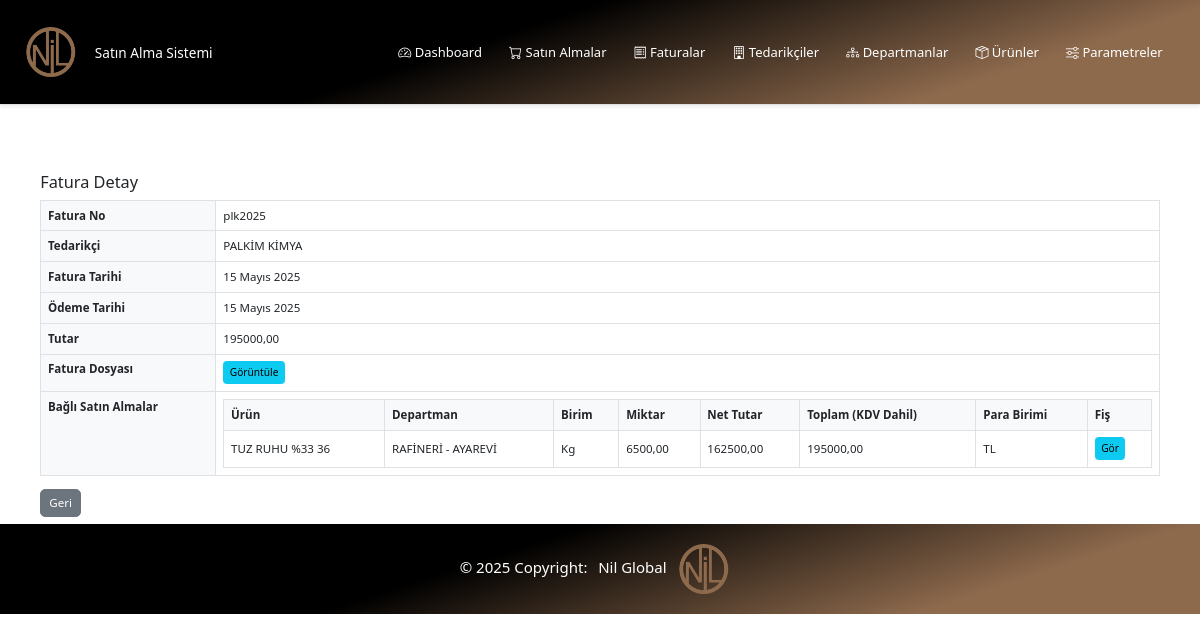
/faturalar/10/, run on the app's committed database.
### faturalar/models.py (models this page shows, shortened)
class Fatura(models.Model):
    tedarikci = models.ForeignKey(Tedarikci, on_delete=models.CASCADE, related_name='faturalari')
    fatura_no = models.CharField(max_length=50, verbose_name="Fatura No")
    fatura_tarihi = models.DateField(verbose_name="Fatura Tarihi")
    odeme_tarihi = models.DateField(verbose_name="Ödeme Tarihi")
    tutar = models.DecimalField(max_digits=12, decimal_places=2, verbose_name="Tutar")
    fatura_dosya = models.FileField(upload_to='faturalar/', blank=True, null=True, verbose_name="Fatura Dosyası")
    satinalmalar = models.ManyToManyField('satin_alma.SatinAlma', related_name='faturalari', blank=True, verbose_name="Satın Almalar")
    created_at = models.DateTimeField(auto_now_add=True)
    updated_at = models.DateTimeField(auto_now=True)
    class Meta:
        verbose_name = "Fatura"
        verbose_name_plural = "Faturalar"
        ordering = ['-fatura_tarihi']

### tedarikciler/models.py (models this page shows, shortened)
class Tedarikci(models.Model):
    ad = models.CharField(max_length=255, verbose_name="Firma Adı")
    hizmet = models.CharField(max_length=255, verbose_name="Verdiği Hizmet")
    yetkili = models.CharField(max_length=255, verbose_name="Firma Yetkilisi")
    telefon = models.CharField(max_length=20, verbose_name="Telefon Numarası")
    adres = models.TextField(blank=True, verbose_name="Adres")
    email = models.EmailField(blank=True, verbose_name="E-posta Adresi")
    created_at = models.DateTimeField(auto_now_add=True)
    updated_at = models.DateTimeField(auto_now=True)
    class Meta:
        verbose_name = "Tedarikçi"
        verbose_name_plural = "Tedarikçiler"
        ordering = ['ad']

### satin_alma/models.py (models this page shows, shortened)
class SatinAlma(models.Model):
    tedarikci = models.ForeignKey(Tedarikci, on_delete=models.CASCADE, verbose_name="Tedarikçi")
    urun = models.ForeignKey(Urun, on_delete=models.CASCADE, verbose_name="Ürün")
    departman = models.ForeignKey(Departman, on_delete=models.SET_NULL, null=True, verbose_name="Departman")
    tarih = models.DateField(verbose_name="Tarih")
    miktar = models.DecimalField(max_digits=10, decimal_places=2, verbose_name="Miktar")
    birim = models.ForeignKey(Birim, on_delete=models.SET_NULL, null=True, verbose_name="Birim")
    birim_fiyat = models.DecimalField(max_digits=10, decimal_places=2, verbose_name="Birim Fiyat")
    kdv = models.ForeignKey(KDV, on_delete=models.SET_NULL, null=True, verbose_name="KDV")
    para_birimi = models.ForeignKey(ParaBirimi, on_delete=models.SET_NULL, null=True, verbose_name="Para Birimi")
    fis = models.FileField(upload_to='fisler/', blank=True, null=True, verbose_name="Fiş")
    faturaya_baglandi = models.BooleanField(default=False, verbose_name="Faturaya Bağlandı")
    created_at = models.DateTimeField(auto_now_add=True)
    updated_at = models.DateTimeField(auto_now=True)
    class Meta:
        verbose_name = "Satın Alma"
        verbose_name_plural = "Satın Almalar"
        ordering = ['-tarih']
    @property
    def net_tutar(self):
        return self.miktar * self.birim_fiyat
    @property
    def kdv_tutari(self):
        return self.net_tutar * (self.kdv.oran / 100)
    @property
    def toplam_tutar(self):
        return self.net_tutar + self.kdv_tutari

### urunler/models.py (models this page shows, shortened)
class Urun(models.Model):
    ad = models.CharField(max_length=255, verbose_name="Ürün Adı")
    sira = models.PositiveIntegerField(default=0, verbose_name="Sıra")
    created_at = models.DateTimeField(auto_now_add=True)
    updated_at = models.DateTimeField(auto_now=True)
    class Meta:
        verbose_name = "Ürün"
        verbose_name_plural = "Ürünler"
        ordering = ['sira', 'ad']

### departmanlar/models.py (models this page shows, shortened)
class Departman(models.Model):
    ad = models.CharField(max_length=255, verbose_name="Departman Adı")
    sira = models.PositiveIntegerField(default=0, verbose_name="Sıra")
    created_at = models.DateTimeField(auto_now_add=True)
    updated_at = models.DateTimeField(auto_now=True)
    class Meta:
        verbose_name = "Departman"
        verbose_name_plural = "Departmanlar"
        ordering = ['ad']

### parametreler/models.py (models this page shows, shortened)
class Birim(models.Model):
    ad = models.CharField(max_length=20, verbose_name="Birim Adı")
    created_at = models.DateTimeField(auto_now_add=True)
    updated_at = models.DateTimeField(auto_now=True)
    class Meta:
        verbose_name = "Birim"
        verbose_name_plural = "Birimler"
        ordering = ['ad']

class KDV(models.Model):
    ad = models.CharField(max_length=50, verbose_name="KDV Adı", default="")
    oran = models.DecimalField(max_digits=4, decimal_places=2, verbose_name="KDV Oranı (%)")
    created_at = models.DateTimeField(auto_now_add=True)
    updated_at = models.DateTimeField(auto_now=True)
    class Meta:
        verbose_name = "KDV"
        verbose_name_plural = "KDV Oranları"
        ordering = ['oran']

class ParaBirimi(models.Model):
    kod = models.CharField(max_length=10, verbose_name="Para Birimi Kodu")
    created_at = models.DateTimeField(auto_now_add=True)
    updated_at = models.DateTimeField(auto_now=True)
    class Meta:
        verbose_name = "Para Birimi"
        verbose_name_plural = "Para Birimleri"
        ordering = ['kod']

### faturalar/views.py (the view)
# urls.py: path('<int:pk>/', views.fatura_detay, name='fatura_detay'),
def fatura_detay(request, pk):
    fatura = get_object_or_404(Fatura, pk=pk)
    return render(request, 'faturalar/fatura_detay.html', {'fatura': fatura})

### faturalar/templates/faturalar/fatura_detay.html (shortened to what this page needs)
{% extends 'base.html' %}
{% block content %}
<div class="container mt-4">
    <h2>Fatura Detay</h2>
    <table class="table table-bordered">
        <tr>
            <th>Fatura No</th>
            <td>{{ fatura.fatura_no }}</td>
        </tr>
        <tr>
            <th>Tedarikçi</th>
            <td>{{ fatura.tedarikci.ad }}</td>
        </tr>
        <tr>
            <th>Fatura Tarihi</th>
            <td>{{ fatura.fatura_tarihi }}</td>
        </tr>
        <tr>
            <th>Ödeme Tarihi</th>
            <td>{{ fatura.odeme_tarihi }}</td>
        </tr>
        <tr>
            <th>Tutar</th>
            <td>{{ fatura.tutar }}</td>
        </tr>
        <tr>
            <th>Fatura Dosyası</th>
            <td>
                {% if fatura.fatura_dosya %}
                    <a href="{{ fatura.fatura_dosya.url }}" target="_blank" class="btn btn-info btn-sm">Görüntüle</a>
                {% else %}
                    Yok
                {% endif %}
            </td>
        </tr>
        <tr>
            <th>Bağlı Satın Almalar</th>
            <td>
                <table class="table table-sm table-bordered align-middle mb-0">
                    <thead>
                        <tr>
                            <th>Ürün</th>
                            <th>Departman</th>
                            <th>Birim</th>
                            <th>Miktar</th>
                            <th>Net Tutar</th>
                            <th>Toplam (KDV Dahil)</th>
                            <th>Para Birimi</th>
                            <th>Fiş</th>
                        </tr>
                    </thead>
                    <tbody>
                        {% for s in fatura.satinalmalar.all %}
                        <tr>
                            <td>{{ s.urun.ad }}</td>
                            <td>{{ s.departman.ad }}</td>
                            <td>{{ s.birim.ad }}</td>
                            <td>{{ s.miktar }}</td>
                            <td>{{ s.net_tutar|floatformat:2 }}</td>
                            <td>{{ s.toplam_tutar|floatformat:2 }}</td>
                            <td>{{ s.para_birimi.kod }}</td>
                            <td>
                                {% if s.fis %}
                                    <a href="{{ s.fis.url }}" target="_blank" class="btn btn-sm btn-info">Gör</a>
                                {% else %}
                                    <span class="text-muted">Yok</span>
                                {% endif %}
                            </td>
                        </tr>
                        {% empty %}
                        <tr>
                            <td colspan="8" class="text-center">Bağlı satın alma yok.</td>
                        </tr>
                        {% endfor %}
                    </tbody>
                </table>
            </td>
        </tr>
    </table>
    <a href="{% url 'faturalar:fatura_listesi' %}" class="btn btn-secondary">Geri</a>
</div>
{% endblock %}

### static/css/style.css (style rules this page uses)
html, body { font-family: "Segoe UI", "Roboto", Arial, sans-serif; font-size: 0.85rem; line-height: 1.4; }
h2, .h2 { font-size: 1.2rem; }
.container { padding-top: 1rem; }
.table th { background-color: #f8f9fa; font-size: 0.85rem; font-weight: 600; padding: 0.5rem; }
.table td { padding: 0.5rem; vertical-align: middle; }
.btn { font-size: 0.85rem; padding: 0.3rem 0.6rem; }
.btn.btn-sm { font-size: 0.75rem; padding: 0.2rem 0.4rem; }

### data on the page
Fatura: fatura_no "plk2025", tedarikci.ad "PALKİM KİMYA", fatura_tarihi "15 Mayıs 2025", odeme_tarihi "15 Mayıs 2025", tutar "195000,00"
SatinAlma: urun.ad "TUZ RUHU %33 36", departman.ad "RAFİNERİ - AYAREVİ", birim.ad "Kg", miktar "6500,00", net_tutar "162500,00", toplam_tutar "195000,00", para_birimi.kod "TL"
